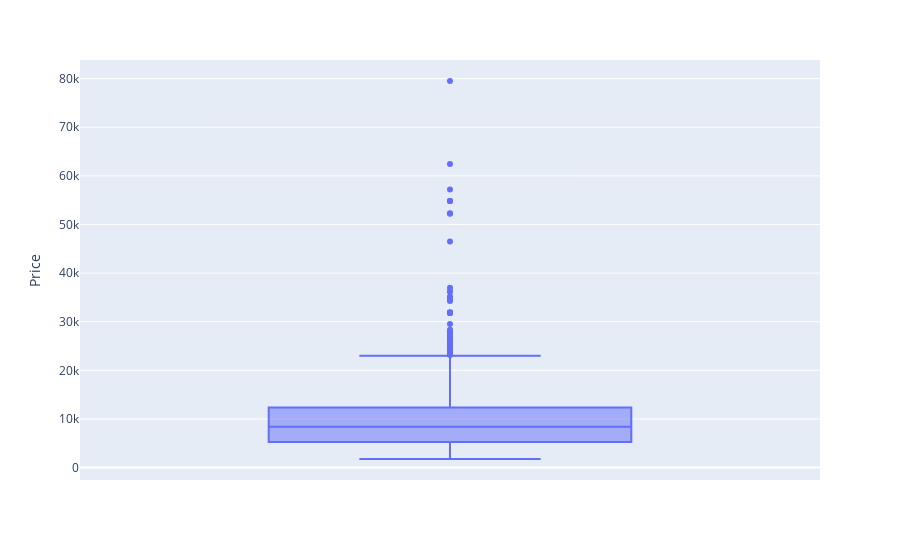

Notebook code for this chart:
### Code cell
px.box(df ,y= 'Price' )

### Figure 1 — Plotly figure (JSON) as saved in the notebook; plotly's stock layout.template omitted (floating-point values rounded to 4 significant figures; data arrays with more than 128 entries replaced by an {"elided": "..."} marker saying what was removed)
{"data": [{"alignmentgroup": "True", "hovertemplate": "Price=%{y}<extra></extra>", "legendgroup": "", "marker": {"color": "#636efa"}, "name": "", "notched": false, "offsetgroup": "", "orientation": "v", "showlegend": false, "type": "box", "x0": " ", "xaxis": "x", "y": {"elided": "10682 int values"}, "y0": " ", "yaxis": "y"}], "layout": {"boxmode": "group", "legend": {"tracegroupgap": 0}, "margin": {"t": 60}, "xaxis": {"anchor": "y", "domain": [0, 1]}, "yaxis": {"anchor": "x", "domain": [0, 1], "title": {"text": "Price"}}}}
